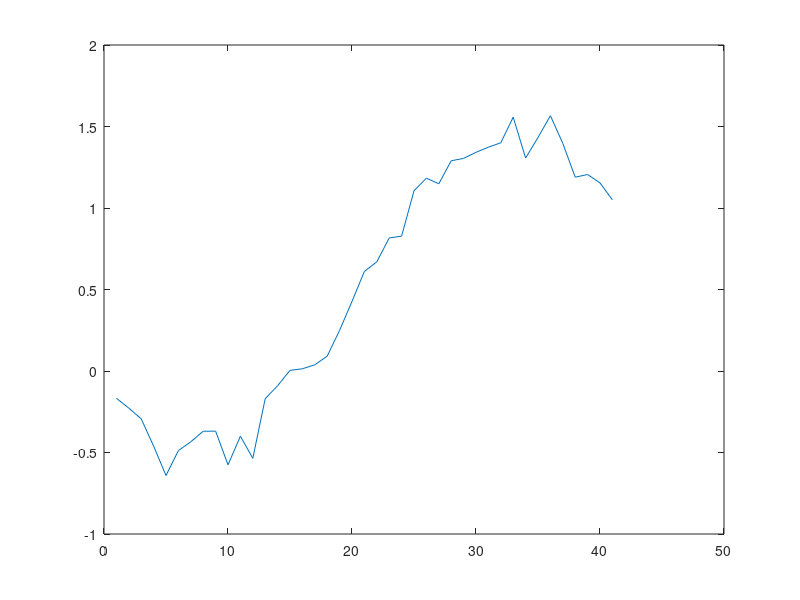
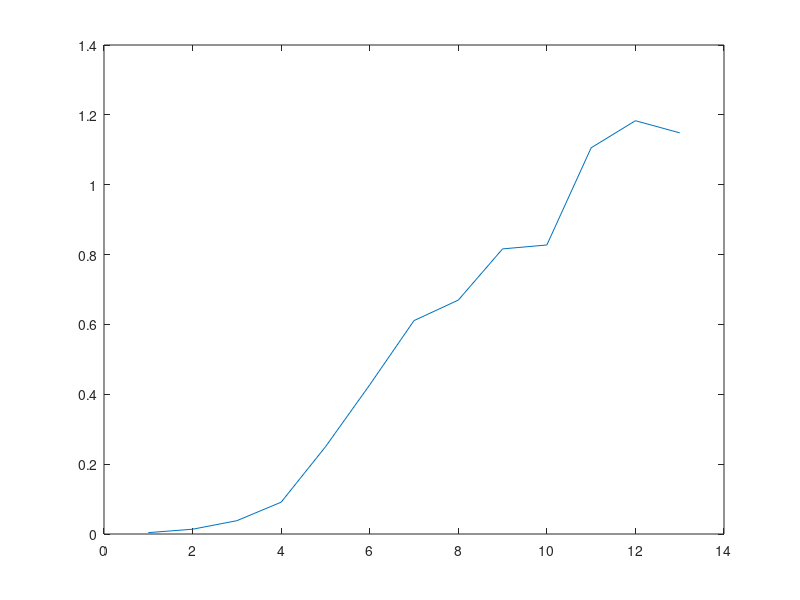

MATLAB code to generate these figures, in order: (Note: this script raises an error after producing the figures.)
% create a sample data channel
data = rand(1000, 1);
% test it
plot(data);

% add some signal to that noise
t = linspace(-20 * pi, 20 * pi, 1000);
t = t'
data = data + sin(t);
% test it
plot(data);

% create a sample row of markers
markers = 1:100:950
markers = 50 + markers


% now calculate an average
radius = 20
I = -radius:radius
I = I' ; % want a vertical vector
LI = length(I)

M = length(markers);

% build a matrix of indexes by replication
islices = I(:, ones(1,M));
islices = islices + markers(ones(1,LI),:);

slices = data(islices);

avg = mean(slices');
% show it
plot( avg );

% take a fragment of that big average pattern
ipattern = -6:6
ipattern = ipattern + radius + 1
pattern = avg(ipattern); 

% show both
plot(avg); figure; plot(pattern)

% Ok, let us now build an array of correlations
help correlations
maxshift = 5;
sc = correlations(data(:), markers(:)', maxshift, pattern(:) );

% test it
size(sc)
plot( mean(sc) );

% take max correlations -- consider all shifts for every marker
max(sc')

% find markers where max corr >= 0.9
find(max(sc') >= 0.9)

% same with indexes of best correlation
[ msc imsc ] = max(sc')

% relative shift indexes
simsc = imsc - maxshift - 1 % 'simsc' for Shifted Indices of Max( SC ),
                            % 'SC' standing for 'Shifted Correlations'

% indexes of best correlations
smarkers = markers + simsc ; % 'shifted markers'
bmarkers = smarkers( find( msc >= 0.9 ) ) % 'best markers'

% check that they are good // nb: counting averages is shown above with 'markers' 
%                          //     -- just repeat the same with 'bmarkers' and compare the results
bsc = correlations(data(:), bmarkers(:)', maxshift, pattern(:))
[mtest itest] = max(bsc') % now itest sits exactly in the center

